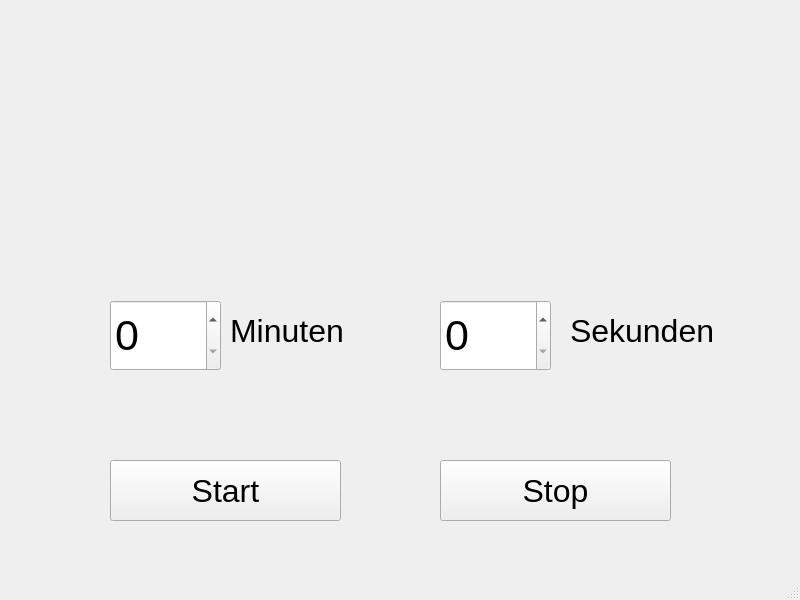
<?xml version="1.0" encoding="UTF-8"?>
<ui version="4.0">
 <class>MainWindow</class>
 <widget class="QMainWindow" name="MainWindow">
  <property name="geometry">
   <rect>
    <x>0</x>
    <y>0</y>
    <width>800</width>
    <height>600</height>
   </rect>
  </property>
  <property name="windowTitle">
   <string>MainWindow</string>
  </property>
  <widget class="QWidget" name="centralwidget">
   <widget class="QSpinBox" name="spinSek">
    <property name="geometry">
     <rect>
      <x>440</x>
      <y>300</y>
      <width>111</width>
      <height>71</height>
     </rect>
    </property>
    <property name="font">
     <font>
      <pointsize>32</pointsize>
     </font>
    </property>
   </widget>
   <widget class="QSpinBox" name="spinMin">
    <property name="geometry">
     <rect>
      <x>110</x>
      <y>300</y>
      <width>111</width>
      <height>71</height>
     </rect>
    </property>
    <property name="font">
     <font>
      <pointsize>32</pointsize>
     </font>
    </property>
   </widget>
   <widget class="QPushButton" name="startButton">
    <property name="geometry">
     <rect>
      <x>110</x>
      <y>460</y>
      <width>231</width>
      <height>61</height>
     </rect>
    </property>
    <property name="font">
     <font>
      <pointsize>24</pointsize>
     </font>
    </property>
    <property name="text">
     <string>Start</string>
    </property>
   </widget>
   <widget class="QPushButton" name="stopButton">
    <property name="geometry">
     <rect>
      <x>440</x>
      <y>460</y>
      <width>231</width>
      <height>61</height>
     </rect>
    </property>
    <property name="font">
     <font>
      <pointsize>24</pointsize>
     </font>
    </property>
    <property name="text">
     <string>Stop</string>
    </property>
   </widget>
   <widget class="QLabel" name="labelTime">
    <property name="geometry">
     <rect>
      <x>260</x>
      <y>40</y>
      <width>371</width>
      <height>191</height>
     </rect>
    </property>
    <property name="font">
     <font>
      <pointsize>80</pointsize>
     </font>
    </property>
    <property name="text">
     <string/>
    </property>
   </widget>
   <widget class="QLabel" name="label">
    <property name="geometry">
     <rect>
      <x>230</x>
      <y>300</y>
      <width>151</width>
      <height>61</height>
     </rect>
    </property>
    <property name="font">
     <font>
      <pointsize>24</pointsize>
     </font>
    </property>
    <property name="text">
     <string>Minuten</string>
    </property>
   </widget>
   <widget class="QLabel" name="label_2">
    <property name="geometry">
     <rect>
      <x>570</x>
      <y>300</y>
      <width>151</width>
      <height>61</height>
     </rect>
    </property>
    <property name="font">
     <font>
      <pointsize>24</pointsize>
     </font>
    </property>
    <property name="text">
     <string>Sekunden</string>
    </property>
   </widget>
  </widget>
  <widget class="QMenuBar" name="menubar">
   <property name="geometry">
    <rect>
     <x>0</x>
     <y>0</y>
     <width>800</width>
     <height>22</height>
    </rect>
   </property>
  </widget>
  <widget class="QStatusBar" name="statusbar"/>
 </widget>
 <resources/>
 <connections/>
</ui>
